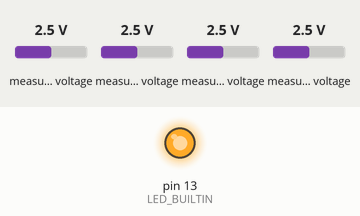
Simulated run of this sketch. Board: Arduino Uno, built for the host (arithmetic inside an expression is 32-bit, double 64-bit). On the bench: output pins drawn as LEDs (lit = HIGH). Inputs (shaded band) come from the test bench; at power-on: measured voltage 2.5 V. No MQTT or app messages arrive unless stated.

Above: at 4.4 s.
At 7.7 s:
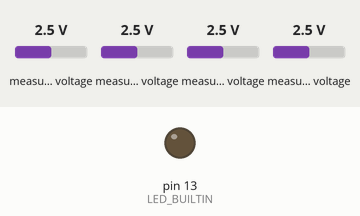
Timing chart, 0 to 8.3 s (numbered marks = the images above):
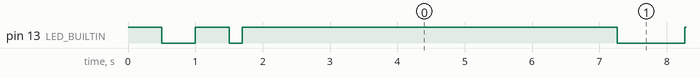

The sketch:

mqtt_v3.ino
```cpp
/*

Read from ADC ozone sensors

Read from ADC NO2 sensor

Publish over MQTT

Auth: F. Dallo
Date: 10 Apr 2023, Feltre, IT

*/

// Libraries for ADC
#include <Wire.h>
#include <Adafruit_ADS1X15.h>
Adafruit_ADS1115 ads1115_OZO;
Adafruit_ADS1115 ads1115_NO2;

// Libraries for handling MQTT
#include "EspMQTTClient.h"
#include <ArduinoJson.h>

// MQTT: ID, server IP, port, username and password
EspMQTTClient client(
  "CMA_Network",
  "cma_2550",
  //"192.168.119.146",  // MQTT Broker server ip M1 Fede su hotspot Motorola
  "159.223.196.81", // MQTT Broker Daniele su Nokia 6
  //"192.168.xxx.xxx",
  "mqttuser",   // Can be omitted if not needed
  "mqttuser",   // Can be omitted if not needed
  "ESP8266_MRG",     // Client name that uniquely identify your device
  1883              // The MQTT port, default to 1883. this line can be omitted
);

// MQTT: topics
const PROGMEM char* MQTT_SENSOR_TOPIC_DEBUG = "pioneer/0-380-0-MRG/debug";
const PROGMEM char* MQTT_SENSOR_TOPIC_NO2 = "pioneer/0-380-0-MRG/atmosphere/atmospheric_chemistry/no2/free_troposphere/alphasense_1";
const PROGMEM char* MQTT_SENSOR_TOPIC_OZONE = "pioneer/0-380-0-MRG/atmosphere/atmospheric_chemistry/o3/free_troposphere/alphasense_1";

void setup() {
  // add blink
  pinMode(LED_BUILTIN, OUTPUT);
  digitalWrite(LED_BUILTIN, HIGH);  // turn the LED on (HIGH is the voltage level)
  delay(500);                      // wait for a second
  digitalWrite(LED_BUILTIN, LOW);   // turn the LED off by making the voltage LOW
  delay(500);
  digitalWrite(LED_BUILTIN, HIGH);  // turn the LED on (HIGH is the voltage level)
  delay(500);                      // wait for a second
  digitalWrite(LED_BUILTIN, LOW);   // turn the LED off by making the voltage LOW


  // Open serial for data communication, wait and welcome message
  // Serial.begin(115200);
  // while (!Serial) {
  //   delay(10);
  // }

  // Initialize ADC
  // Serial.println("Init ADC addr48 and addr49");
  // Serial.println("Both in ADC Range: +/- 4.096V  1 bit = 2mV");
  ads1115_OZO.setGain(GAIN_ONE);     // 1x gain   +/- 4.096V  1 bit = 2mV
  ads1115_OZO.begin(0x48); // reading the OZO sensors
  delay(100);
  ads1115_NO2.setGain(GAIN_ONE);
  ads1115_NO2.begin(0x49);
  delay(100);

    // init the MQTT connection
  // Optional functionalities of EspMQTTClient
  client.enableDebuggingMessages(); // Enable debugging messages sent to serial output
  client.enableHTTPWebUpdater(); // Enable the web updater. User and password default to values of MQTTUsername and MQTTPassword. These can be overridded with enableHTTPWebUpdater("user", "password").
  client.enableOTA(); // Enable OTA (Over The Air) updates. Password defaults to MQTTPassword. Port is the default OTA port. Can be overridden with enableOTA("password", port).
  client.enableLastWillMessage("LoRa/debug", "ESP8266_MRG: I am going offline");  // You can activate the retain flag by setting the third parameter to true

}

// This function is called once everything is connected (Wifi and MQTT)
// WARNING : YOU MUST IMPLEMENT IT IF YOU USE EspMQTTClient
void onConnectionEstablished()
{
  // Subscribe to "mytopic/test" and display received message to Serial
  //client.subscribe("svalbard/#", [](const String & payload) {
  //  Serial.println(payload);
  //});

  // // Subscribe to "mytopic/wildcardtest/#" and display received message to Serial
  // client.subscribe("mytopic/wildcardtest/#", [](const String & topic, const String & payload) {
  //   Serial.println("(From wildcard) topic: " + topic + ", payload: " + payload);
  // });

  // Publish a message to "debug"
  client.publish(MQTT_SENSOR_TOPIC_DEBUG, "ESP8266_MRG connected"); // You can activate the retain flag by setting the third parameter to true

  // // Execute delayed instructions
  // client.executeDelayed(5 * 1000, []() {
  //   client.publish("mytopic/wildcardtest/test123", "This is a message sent 5 seconds later");
  // });
}

void loop() {

  digitalWrite(LED_BUILTIN, HIGH);
  // init loop client MQTT
  client.loop();

  // Reading OZONE sensors 1
  int16_t adc48_0, adc48_1, adc48_2, adc48_3;

  adc48_0 = ads1115_OZO.readADC_SingleEnded(0);
  adc48_1 = ads1115_OZO.readADC_SingleEnded(1);
  adc48_2 = ads1115_OZO.readADC_SingleEnded(2);
  adc48_3 = ads1115_OZO.readADC_SingleEnded(3);
  // formatting the message
  char bufferOZO[50];
  sprintf(bufferOZO, "%02d,%02d,%02d,%02d",
          adc48_0, adc48_1, adc48_2, adc48_3
  );
  //Serial.println(bufferOZO);
  // prepare JSON
  StaticJsonDocument<150> rootOZO;
  // DATA START
  rootOZO["WE1"] = (String)adc48_0;
  rootOZO["AUX1"] = (String)adc48_1;
  rootOZO["WE2"] = (String)adc48_2;
  rootOZO["AUX2"]  = (String)adc48_3;
  // DATA END
  char jsonCharOZO[150];
  serializeJson(rootOZO, jsonCharOZO);
  client.publish(MQTT_SENSOR_TOPIC_OZONE, jsonCharOZO, true);
  yield();

  //delay(1000);

  // Reading NO2 sensor
  int16_t adc49_0, adc49_1, adc49_2, adc49_3;

  adc49_0 = ads1115_NO2.readADC_SingleEnded(0);
  adc49_1 = ads1115_NO2.readADC_SingleEnded(1);
  adc49_2 = ads1115_NO2.readADC_SingleEnded(2);
  adc49_3 = ads1115_NO2.readADC_SingleEnded(3);
  // formatting the message
  char bufferNO2[50];
  sprintf(bufferNO2, "%02d,%02d,%02d,%02d",
          adc49_0, adc49_1, adc49_2, adc49_3
  );
  //Serial.println(bufferNO2);
  // prepare JSON
  StaticJsonDocument<150> rootNO2;
  // // DATA START
  rootNO2["WE1"] = (String)adc49_0;
  rootNO2["AUX1"] = (String)adc49_1;
  // DATA END
  char jsonCharNO2[150];
  serializeJson(rootNO2, jsonCharNO2);
  client.publish(MQTT_SENSOR_TOPIC_NO2, jsonCharNO2, true);
  // yield();

  delay(4000);
  digitalWrite(LED_BUILTIN, LOW);
  delay(1000);

}
```

Measured:
- by itself, pin 13 (LED_BUILTIN): goes LOW 0.50 s, HIGH 0.50 s, LOW 0.20 s, HIGH 5.6 s, 24 × (LOW 1.0 s, HIGH 4.1 s), LOW 1.0 s, then HIGH
